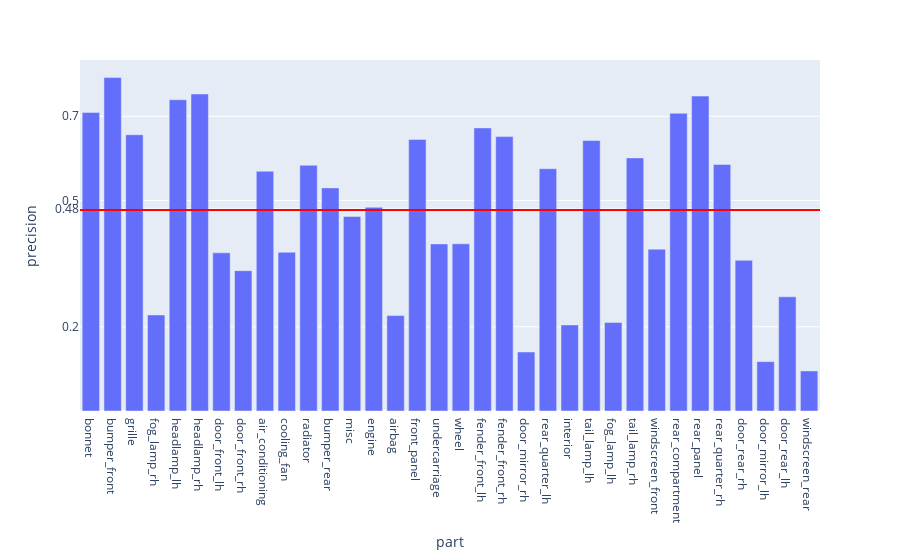

The code cell stored with this chart in its notebook:
### Code cell
fig = px.bar(evalMetrics, x = 'part', y = 'precision')

fig.add_hline(y=avgPrecision, line_width=2, line_color="red")

fig.update_layout(
    yaxis = dict(
        tickmode = 'array',
        tickvals = [np.format_float_positional(avgPrecision, 2), 0.2, 0.5, 0.7],
    )
)
fig

### Figure 1 — Plotly figure (JSON) as saved in the notebook; plotly's stock layout.template omitted (floating-point values rounded to 4 significant figures)
{"data": [{"alignmentgroup": "True", "hovertemplate": "part=%{x}<br>precision=%{y}<extra></extra>", "legendgroup": "", "marker": {"color": "#636efa", "pattern": {"shape": ""}}, "name": "", "offsetgroup": "", "orientation": "v", "showlegend": false, "textposition": "auto", "type": "bar", "x": ["bonnet", "bumper_front", "grille", "fog_lamp_rh", "headlamp_lh", "headlamp_rh", "door_front_lh", "door_front_rh", "air_conditioning", "cooling_fan", "radiator", "bumper_rear", "misc", "engine", "airbag", "front_panel", "undercarriage", "wheel", "fender_front_lh", "fender_front_rh", "door_mirror_rh", "rear_quarter_lh", "interior", "tail_lamp_lh", "fog_lamp_lh", "tail_lamp_rh", "windscreen_front", "rear_compartment", "rear_panel", "rear_quarter_rh", "door_rear_rh", "door_mirror_lh", "door_rear_lh", "windscreen_rear"], "xaxis": "x", "y": [0.7092, 0.792, 0.6561, 0.2281, 0.7393, 0.753, 0.3756, 0.3333, 0.5695, 0.3771, 0.5836, 0.5299, 0.4622, 0.4838, 0.2266, 0.6451, 0.3969, 0.3972, 0.6724, 0.6517, 0.1402, 0.5754, 0.2044, 0.6424, 0.2104, 0.6012, 0.3843, 0.7071, 0.748, 0.5856, 0.3578, 0.1173, 0.2713, 0.09509], "yaxis": "y"}], "layout": {"barmode": "relative", "legend": {"tracegroupgap": 0}, "margin": {"t": 60}, "shapes": [{"line": {"color": "red", "width": 2}, "type": "line", "x0": 0, "x1": 1, "xref": "x domain", "y0": 0.4772, "y1": 0.4772, "yref": "y"}], "xaxis": {"anchor": "y", "domain": [0, 1], "title": {"text": "part"}}, "yaxis": {"anchor": "x", "domain": [0, 1], "tickmode": "array", "tickvals": ["0.48", 0.2, 0.5, 0.7], "title": {"text": "precision"}}}}
